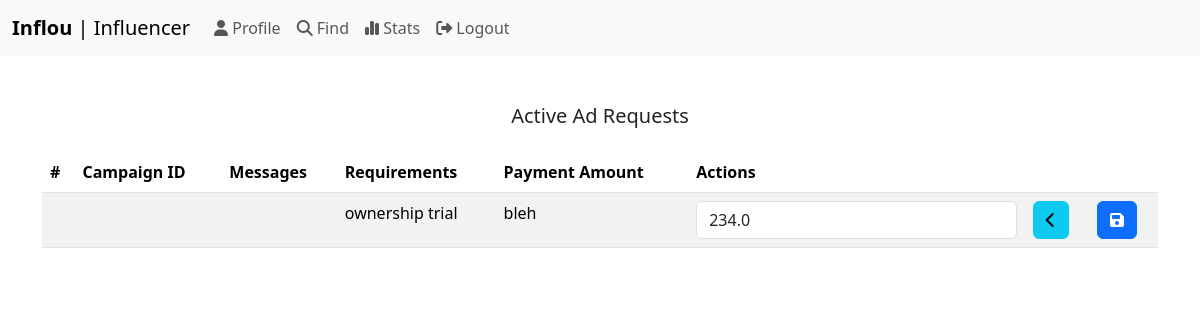
Page /influencer/campaigns/1/adreqs/2/negotiate (signed in) on the committed database.
### models.py (models this page shows)
class Ad_Request(db.Model):
  __tablename__ = 'ad_request'
  id = db.Column(db.Integer, primary_key = True, nullable = False)
  campaign_id = db.Column(db.Integer, db.ForeignKey('campaign.id'), nullable = False)
  influencer_id = db.Column(db.Integer, db.ForeignKey('influencer.id'), nullable = False)
  messages = db.Column(db.String(256), nullable = False)
  requirements = db.Column(db.String(256), nullable = False)
  payment_amount = db.Column(db.Float, nullable = False)
  sponsor_status = db.Column(db.String(16), default='pending', nullable = False)
  influencer_status = db.Column(db.String(16), default='pending', nullable = False)
  by_sponsor = db.Column(db.Boolean, default=False, nullable=False)
  by_influencer = db.Column(db.Boolean, default=False, nullable=False)
  flag = db.Column(db.Boolean, default=False, nullable=False)

### routes.py (the view)
@app.route('/influencer/campaigns/<int:campaign_id>/adreqs/<int:ad_id>/negotiate')
@influencer_required
def influencer_campaigns_adreq_negotiate(campaign_id, ad_id):
  ad = Ad_Request.query.filter_by(id=ad_id).first()
  user = User.query.filter_by(id=session['user_id']).first()
  influencer = Influencer.query.filter_by(user_id=session['user_id']).first()
  if not ad:
    flash('Ad request does not exist.')
    return redirect(url_for('influencer_campaigns_view', id = campaign_id, user=user, influencer=influencer))
  return render_template('edit-adreq.html', ad=ad, user=user, influencer=influencer, neg=True)

### routes.py (called while the page is built)
def influencer_required(func):
  @wraps(func)
  def inner(*args, **kwargs):
    if 'user_id' in session:
      user = User.query.get(session['user_id'])
      if user.type != 'influencer':
        flash('You must be an influencer to access this page.')
        return redirect(url_for('logout'))
    else:
      flash('You need to login first.')
      return redirect(url_for('login'))
    return func(*args, **kwargs)
  return inner

### templates/edit-adreq.html (shortened to what this page needs)
{% extends 'layout.html' %}
{% block content %}
<div>
  <h5 class="mt-5 mb-0 text-center">Active Ad Requests</h5>
  <table class="table table-striped mt-4">
    <thead>
      <tr>
        <th scope="col">#</th>
        <th scope="col">Campaign ID</th>
        <th scope="col">Messages</th>
        <th scope="col">Requirements</th>
        <th scope="col">Payment Amount</th>
        <th scope="col" colspan="4">Actions</th>
      </tr>
    </thead>
    <tbody>
      <form method="post">
        <tr>
          <th scope="row"></th>
          <td></td>
          {% if neg %}
          <td></td>
          <td>{{ad.messages}}</td>
          <td>{{ad.requirements}}</td>
          <td><input type="text" value="{{ad.payment_amount}}" name="payment_amount" id="payment_amount" class="form-control" required></td>
          <td colspan="2">
            {% if sponsor %}
            <a class="btn btn-info" href="{{url_for('sponsor_campaigns_view', id = ad.campaign_id)}}" role="button"><i class="fa-solid fa-chevron-left"></i></a>
            {% elif influencer %}
            <a class="btn btn-info" href="{{url_for('influencer_campaigns_view', id = ad.campaign_id)}}" role="button"><i class="fa-solid fa-chevron-left"></i></a>
            {% else %}
            <a class="btn btn-info" href="{{url_for('admin_home', id = ad.campaign_id)}}" role="button"><i class="fa-solid fa-chevron-left"></i></a>
            {% endif %}
          </td>
          {% endif %}
          <td><button class="btn btn-primary" type="submit" value="Add"><i class="fa-solid fa-floppy-disk"></i></button></td>
        </tr>
      </form>
    </tbody>
  </table>
</div>
{% endblock %}

### rows in the picture
Ad_Request: messages "ownership trial", requirements "bleh", payment_amount "234.0"
